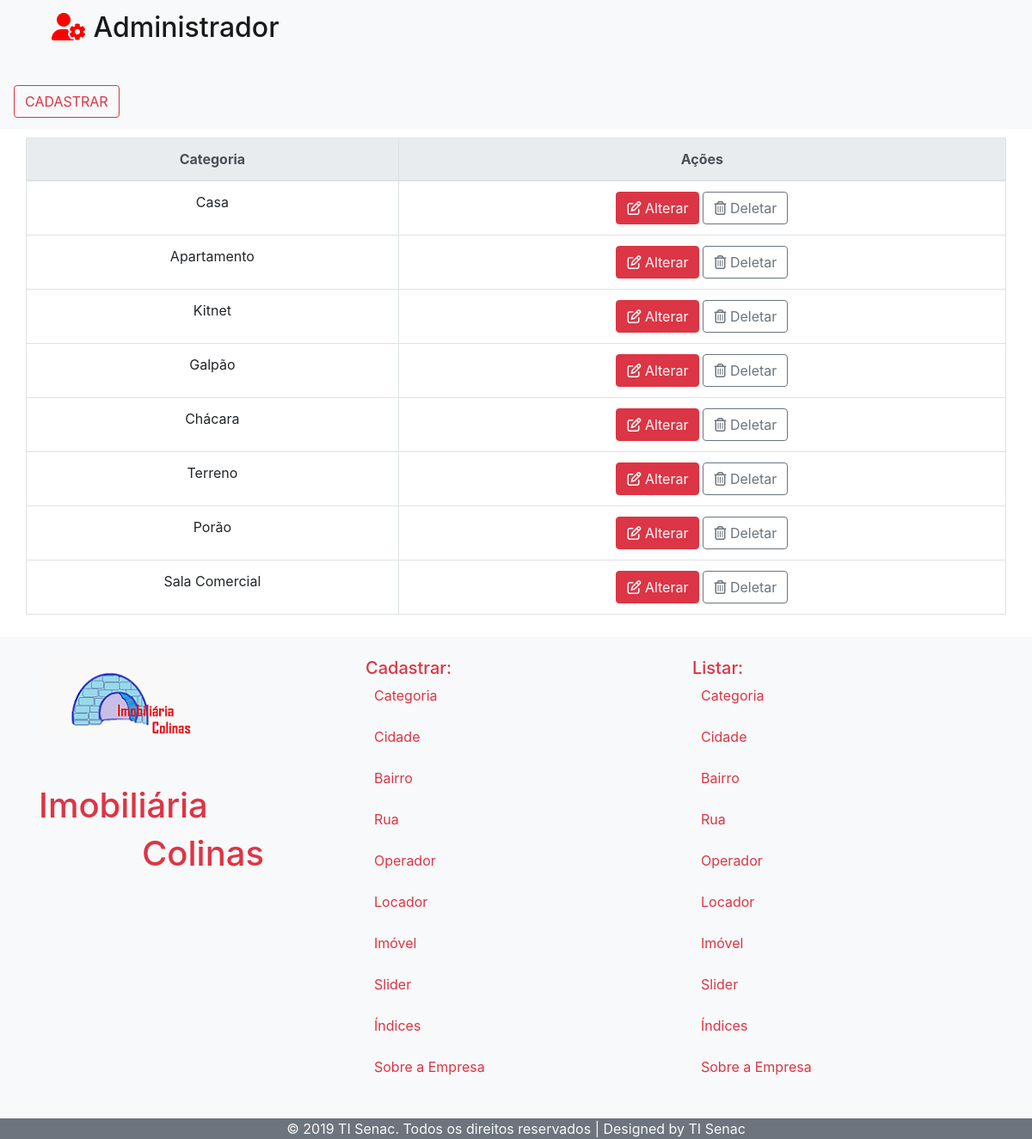
Page /index.php/categoria on the committed database.
### tables this page shows
CREATE TABLE IF NOT EXISTS `tb_categoria` (
  `id_categoria` int(11) NOT NULL AUTO_INCREMENT,
  `nome_categoria` varchar(45) NOT NULL,
  PRIMARY KEY (`id_categoria`)
);

### application/controllers/Categoria.php (called while the page is built, shortened)
<?php
class Categoria extends CI_Controller {
    public function __construct() {
        $this->load->model('Imovel_model');
        $this->load->model('Categoria_model');
    }
    public function index() {
        $this->listar();
    }
    public function listar(){
        $this->load->model('Categoria_model', 'cam');
        $data['categorias'] = $this->cam->getAll();
        $this->load->view('Administrador/Categoria/ListaCategorias', $data);
        $this->load->view('Administrador/Footer');
    }
}

### index.php (called while the page is built, shortened)
<?php
require_once BASEPATH.'core/CodeIgniter.php';

### application/models/Categoria_model.php (called while the page is built, shortened)
<?php
class Categoria_model extends CI_Model{
    public function getAll(){
        $query = $this->db->get('tb_categoria');
        return $query->result();
    }
}

### application/views/Administrador/Categoria/ListaCategorias.php (the view, shortened to what this page needs)
<!DOCTYPE html>
<html>
    <head>
        <link rel="stylesheet" href="https://stackpath.bootstrapcdn.com/bootstrap/4.3.1/css/bootstrap.min.css">
    </head>
    <body>
        <nav class="navbar navbar-light bg-light">
            <div class="container">
                <div class="row col-12">
                    <div class="col-md-4">
                        <a class="navbar-brand" href="<?= $this->config->base_url(); ?>Admin/pagina">
                            <h2> <i class="fas fa-user-cog" style="color: red;"></i>
                                Administrador </h2>
                        </a>
                    </div>
                </div>
            </div>
            <div class="justify-content-end">
                <a class="navbar-brand" href="<?= $this->config->base_url(); ?>Categoria/cadastrar" style="margin-top: 30px;" alt="Cadastrar mais Locadores">
                    <button type="submit" class="btn btn-outline-danger">CADASTRAR</button>
                </a>
            </div>
        </nav>
<div class="container" >
    <div class="row justify-content-md-center">
        <table class="table table-bordered bg-white text-center" style="margin-top: 10px;">
            <thead  class="thead-light">
                <tr>
                    <th scope="col"> Categoria </th>
                    <th scope="col"> Ações </th>
                </tr>
            </thead>
            <tbody>
                <?php
                foreach ($categorias as $key => $c) {
                    echo '<tr>';
                    echo '<td scope="row">' . $c->nome_categoria . '</td>';
                    echo '<td scope="row" style="text-align: center;">'
                    . '<a href="' . $this->config->base_url() . 'Categoria/alterar/' . $c->id_categoria . '" class="btn btn-danger" style="margin-right:4px;"><i class="far fa-edit"></i> Alterar </a>'
                    . '<a href="' . $this->config->base_url() . 'Categoria/deletar/' . $c->id_categoria . '" class="btn btn-outline-secondary"><i class="far fa-trash-alt"></i> Deletar </a></td>';
                    echo '</tr>';
                }
                ?>
            </tbody>
        </table>
    </div>
</div>
    </body>
</html>

### rows in the picture
tb_categoria: nome_categoria "Casa"
tb_categoria: nome_categoria "Apartamento"
tb_categoria: nome_categoria "Kitnet"
tb_categoria: nome_categoria "Galpão"
tb_categoria: nome_categoria "Chácara"
tb_categoria: nome_categoria "Terreno"
tb_categoria: nome_categoria "Porão"
tb_categoria: nome_categoria "Sala Comercial"
